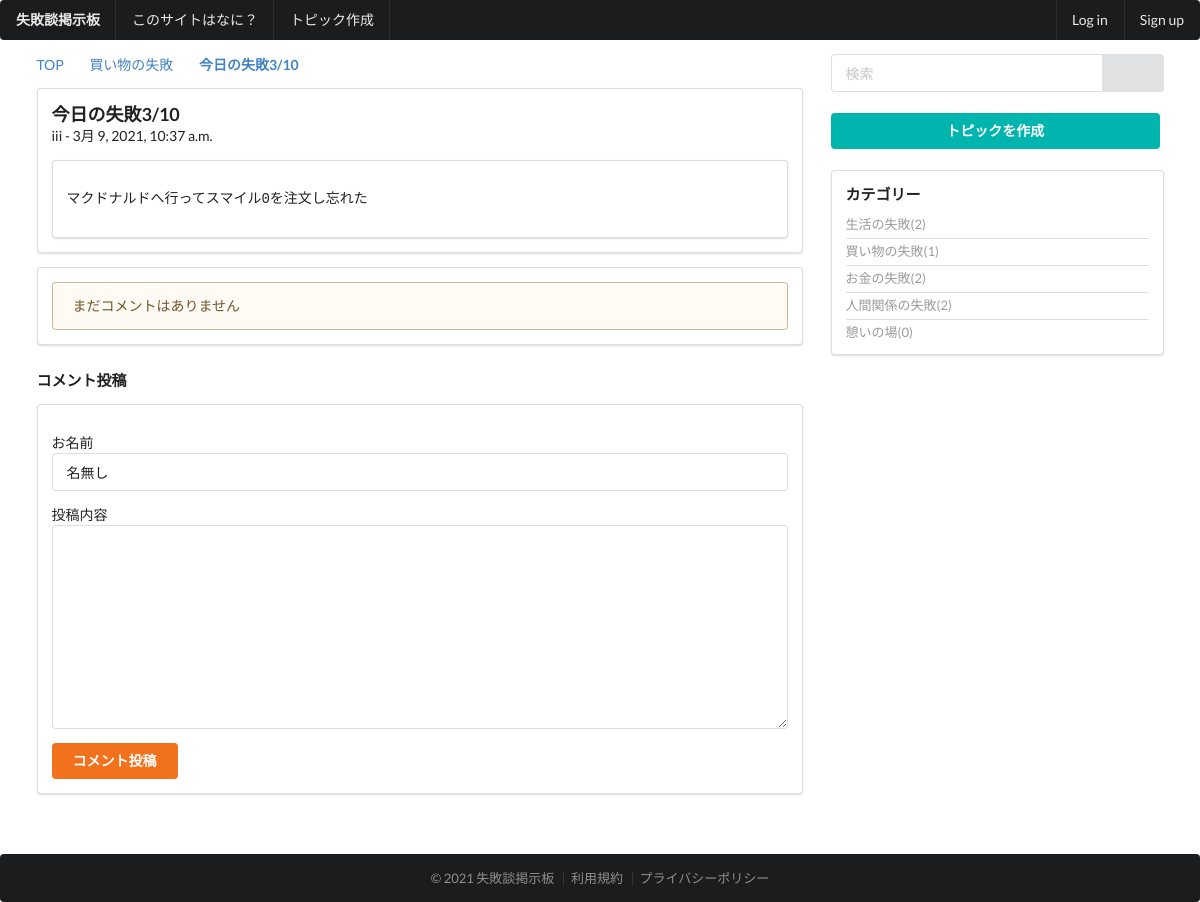
Screenshot of /thread/2/ with the database file from the repository.
### thread/models.py (models this page shows, shortened)
class Topic(models.Model):
    user_name = models.CharField(
        'お名前',
        max_length=30,
        null=True,
        blank=False,
    )
    title = models.CharField(
        'タイトル',
        max_length=255,
        null = False,
        blank = False,
    )
    message = models.TextField(
        verbose_name='本文',
        null=True,
        blank=False,
    )
    category = models.ForeignKey(
        Category,
        verbose_name='カテゴリー',
        on_delete=models.PROTECT,
        null=True,
        blank=False,
    )
    created = models.DateTimeField(
        auto_now_add=True,
    )
    modified = models.DateTimeField(
        auto_now=True,
    )
    objects = TopicManager()

class Category(models.Model):
    name = models.CharField(
        'カテゴリー名',
        max_length=50,
    )
    url_code = models.CharField(
        'URLコード',
        max_length=50,
        null=True,
        blank=False,
        unique=True,
    )
    sort=models.IntegerField(
        verbose_name='ソート',
        default=0,
    )
    objects = CategoryManager

### thread/views.py (the view, shortened to what this page needs)
# urls.py: path('<int:pk>/', views.TopicAndCommentView.as_view(), name='topic'),
class TopicAndCommentView(FormView):
    template_name = 'thread/detail_topic.html'
    form_class = CommentModelForm
    def get_context_data(self):
        ctx = super().get_context_data()
        ctx['topic'] = Topic.objects.get(id=self.kwargs['pk'])
        ctx['comment_list'] = Comment.objects.filter(
            topic_id=self.kwargs['pk']).annotate(vote_count=Count('vote')).order_by('no')
        return ctx

### thread/forms.py (shortened to what this page needs)
class CommentModelForm(forms.ModelForm):
    class Meta:
        model = Comment
        fields = [
            'user_name',
            'message',
        ]
    def __init__(self, *args, **kwargs):
        kwargs.setdefault('label_suffix', '')
        super().__init__(*args, **kwargs)
        self.fields['user_name'].widget.attrs['value'] = '名無し'

### thread/templatetags/threadtags.py (called while the page is built)
@register.inclusion_tag('thread/tags/category_tag.html')
def categorytag():
    ctx = {}
    ctx['category_list'] = Category.objects.annotate(
            count=Count('topic')).order_by('sort')
    return ctx

### templates/thread/detail_topic.html (shortened to what this page needs)
{% extends 'base/base.html' %}
{% block content %}
{% load threadfilters %}
<div class="ui grid stackable">
    <div class="eleven wide column">
        <div class="ui breadcrumb">
            <a href="{% url 'base:top' %}" class="section">TOP</a>
            <i class="right angle icon divider"></i>
            <a href="{% url 'thread:category' url_code=topic.category.url_code %}" class="section">{{topic.category.name}}</a>
            <i class="right angle icon divider"></i>
            <a class="active section">{{topic.title}}</a>
        </div>
        <div class="ui segment">
            <div class="content">
                <div class="header"><h3>{{topic.title}}</h3></div>
                <p>{{topic.user_name}} - {{topic.created}}</p>
                <div class="ui segment">
                    <p><pre>{{topic.message}}</pre></p>
                </div>
            </div>
        </div>
        <div class="ui segment">
            {% if comment_list %}
            {% for comment in comment_list %}
            <div class="ui segment secondary">
                <p>{{comment.no}}. {{comment.user_name}}<br>{{comment.created}}</p>
                {% if comment.pub_flg %}
                <p>{{comment.message | comment_filter | safe}}</p>
                <div class="ui right aligned vertical segment">
                    <div class="vote_button" style="cursor: pointer;"
                        data-comment-id="{{comment.id}}" data-count="{{comment.vote_count}}">
                        <i class="heart outline icon"></i>
                        <span class="vote_counter">
                            {% if comment.vote_count > 0 %}{{comment.vote_count}}{% endif %}
                        </span>
                    </div>
                </div>
                {% else %}
                <p style="color: grey">コメントは非表示とされました</p>
                {% endif %}
            </div>
            {% endfor %}
            {% else %}
            <div class="ui warning message"><p>まだコメントはありません</p></div>
            {% endif %}
        </div>
        <h4>コメント投稿</h4>
        <div class="ui segment">
            <form class="ui form" action="" method="POST">
                {{form.as_p}}
                <button class="ui button orange" type="submit">コメント投稿</button>
            </form>
        </div>
    </div>
    {% include 'base/sidebar.html' %}
</div>
{% endblock %}
{% block js %}
{% load static %}
{% endblock %}

### templates/base/base.html (shortened to what this page needs)
{% load static %}
<!DOCTYPE html>
<head>
    <link href="{% static 'css/semantic.css' %}" rel="stylesheet">
</head>
<body>
    <div class="ui stackable inverted menu">
        <a href="{% url 'base:top' %}" class="header item">
          失敗談掲示板
        </a>
        <a href="{% url 'base:about' %}" class="item">
            このサイトはなに？
        </a>
        <a class="item" href="{% url 'thread:create_topic' %}">
            トピック作成
        </a>
        <div class="right menu">
            <a class="item">
                Log in
            </a>
            <a class="item">
                Sign up
            </a>
        </div>
    </div>
    <div class="ui container" style="min-height:100vh;">
        {% block content %}
        {% endblock %}
    </div>
    <div class="ui inverted stackable footer segment">
        <div class="ui container center aligned">
            <div class="ui horizontal inverted small divided link list">
                <a href="{% url 'base:top' %}" class="item">© 2021 失敗談掲示板</a>
                <a href="{% url 'base:terms' %}" class="item">利用規約</a>
                <a href="{% url 'base:policy' %}" class="item">プライバシーポリシー</a>
            </div>
        </div>
    </div>
</body>

### templates/base/sidebar.html
{% load threadtags %}
<div class="five wide column">
  <form action="{% url 'search:result' %}" method="GET">
    <div class="ui action input" style="width: 100%;">
      <input type="text" placeholder="検索" name='q'>
      <button type="submit" class="ui button"><i class="search icon"></i></button>
    </div>
  </form>
  <div class="ui items">
      <div class="item">
        <a href="{% url 'thread:create_topic' %}" class="ui fluid teal button">トピックを作成</a>
      </div>
  </div>
  <div class="ui segment">
      <div class="content">
        <div class="header"><h4>カテゴリー</h4></div>
        {% categorytag %}
      </div>
  </div>
</div>

### templates/thread/tags/category_tag.html
<div class="ui relaxed list small divided link">
  {% for category in category_list %}
  <a class="item">{{category.name}}({{category.count}})</a>
  {% endfor %}
</div>

### rows the page displays
Topic: category.name "買い物の失敗", title "今日の失敗3/10", user_name "iii", created "3月 9, 2021, 10:37 a.m.", message "マクドナルドへ行ってスマイル0を注文し忘れた"
Category: name "生活の失敗", count "2"
Category: name "買い物の失敗", count "1"
Category: name "お金の失敗", count "2"
Category: name "人間関係の失敗", count "2"
Category: name "憩いの場", count "0"
